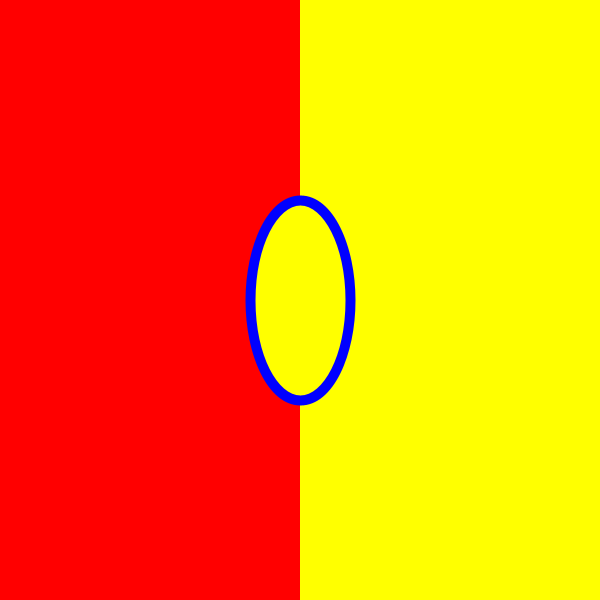
Frame 1 (no input)
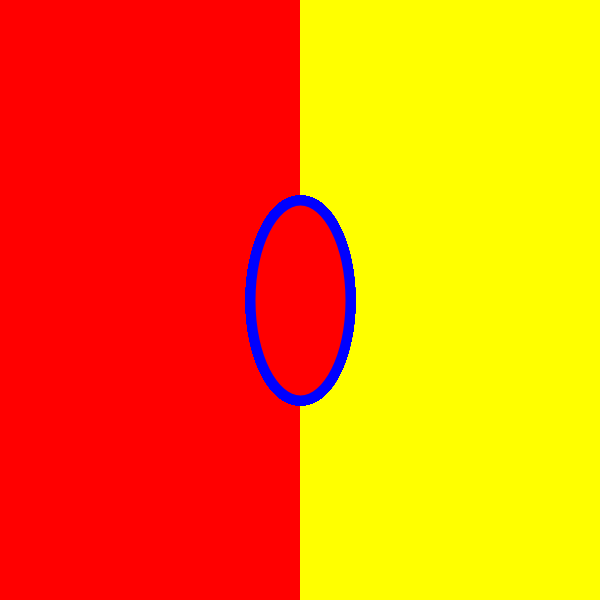
Frame 60 (the mouse pressed at the canvas centre just before this capture)
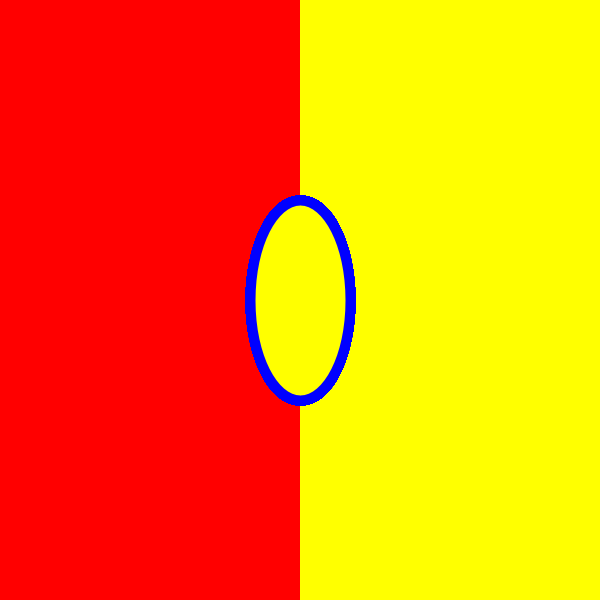
Frame 120 (the mouse held since frame 60 and released just before this capture)

The Processing sketch that drew these frames (run headless with seeded random() and noise(); from frame 60 on, the mouse is pressed at the canvas centre):

// Processing sketch: basics_04
// ── basics_04.pde
// WINTER WORKSHOP 2014, IDAS
// PROTOTYPING WITH CREATIVE CODING
//
// Instructor: KARAM BYUN
// byunnnn.com
// --------------------------
// BASICS 04: Simple Interactions
// --------------------------

void setup() {
  //Size of canvas is 600 pixels by 600 pixels
  //캔버스 사이즈 600 픽셀 x 600 픽셀
  size(600, 600);
  
  noStroke();
  
  // Coloring Background half rectangles, Right is Yellow, Left is Red 
  // 캔버스뒤 오른쪽 반은 노랑, 왼쪽 반은 빨강
  fill(255,0,0);
  rect(0,0,300,600);
  fill(255,255,0);
  rect(300,0,300,600);
}

void draw() {
  // Circle shape in the middle of the canvas
  // 캔버스 중심에 있는 원 모양
  stroke(0,0,255);
  strokeWeight(10);
  ellipse(300, 300, 100, 200);
  
  // If mouse is in the left half of the canvas
  // 마우스 위치가 캔버스 왼쪽 반면에 있으면 빨강  
  if (mouseX < width/2) {
    fill(255, 0, 0);
  }
  // else if the mouse is in the other right half of the canvase
  // 마우스 위치가 캔버스 나머지 오른쪽 반면에 있으면 노랑 
  else {
    fill(255, 255, 0);
  }
  
}
